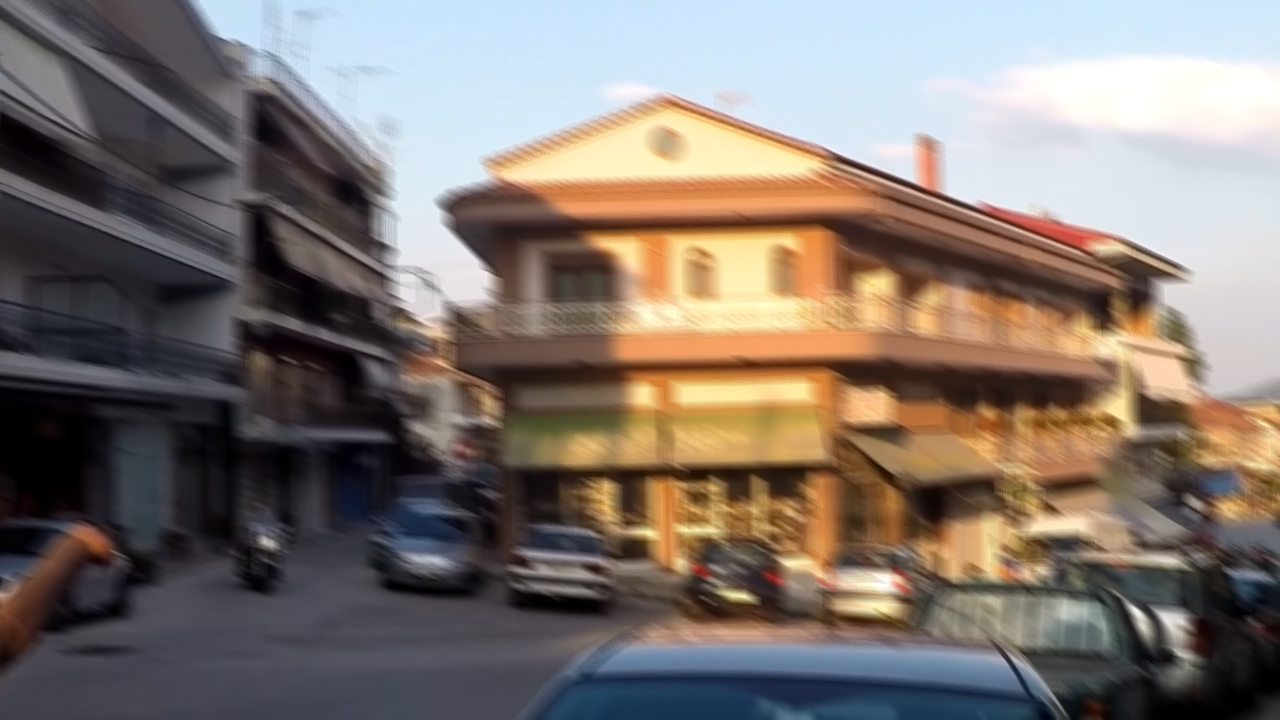
#> input picture pic/GOPR0372_07_00_000047.png, 1280 x 720 px
$ python vis.py
#> lines starting #> are read from the running program, lines starting #| are printed output that depends on the picture
import cv2
import numpy as np
import matplotlib.pyplot as plt

img_path = "pic/GOPR0372_07_00_000047.png"

# 读灰度图
img = cv2.imread(img_path, cv2.IMREAD_GRAYSCALE)
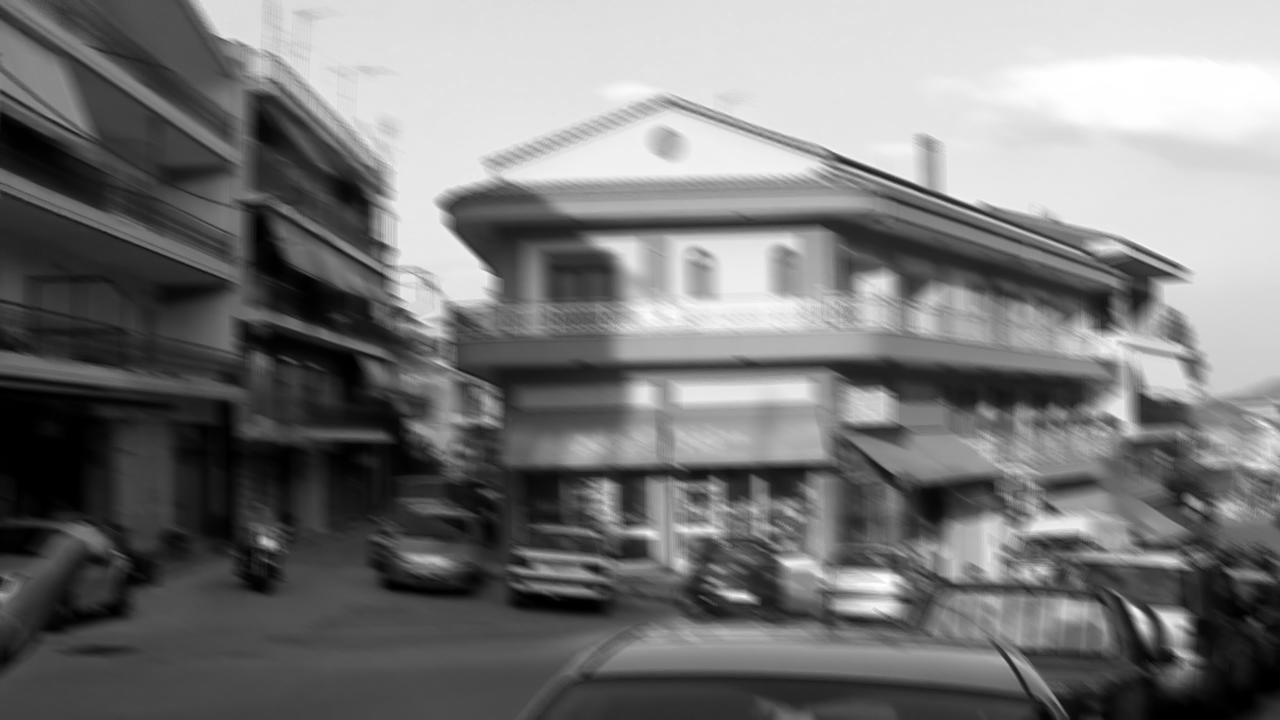
#> img: shape (720, 1280); min 0, max 255, mean 119.6
if img is None:
    raise ValueError(f"Cannot read image: {img_path}")

# 随机切分四个256x256的patch
import random
h, w = img.shape
#> h = 720; w = 1280
crop_size = 256
num_patches = 4
if h < crop_size or w < crop_size:
    raise ValueError(f"Image size too small for random crops: {img.shape}")

random.seed(12)  # 固定随机种子，保证可复现
blocks = []
coords = []
for _ in range(num_patches):
    top = random.randint(0, h - crop_size)
    left = random.randint(0, w - crop_size)
    blocks.append(img[top:top+crop_size, left:left+crop_size])
    coords.append((top, left))
#> after the loop, blocks = 4 items; coords = [(242, 550), (336, 716), (73, 781), (5, 767)]

magnitudes = []
phases = []
for blk in blocks:
    F = np.fft.fft2(blk)
    F_shift = np.fft.fftshift(F)
    magnitude = np.abs(F_shift)
    magnitude_log = np.log1p(magnitude)
    phase = np.angle(F_shift)
    phase_vis = (phase + np.pi) / (2 * np.pi)
    magnitudes.append(magnitude_log)
    phases.append(phase_vis)
#> this loop made 4 passes
#> pass 1, `magnitude_log = np.log1p(magnitude)`:
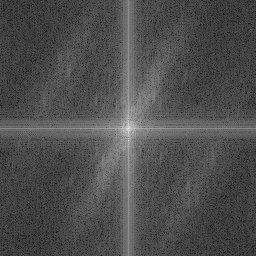
#> magnitude_log: shape (256, 256) float64; min 1.16, max 16.07, mean 5.77; drawn with min black and max white
#> pass 1, `phase = np.angle(F_shift)`:
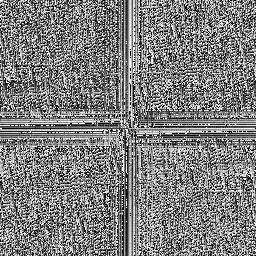
#> phase: shape (256, 256) float64; min -3.14, max 3.14, mean 9.59e-05; drawn with min black and max white
#> after the loop, magnitudes = 4 items; phases = 4 items

# 对每个256x256 patch下采样为64x64并做FFT
blocks_64 = [cv2.resize(blk, (32, 32), interpolation=cv2.INTER_AREA) for blk in blocks]
#> blocks_64 = 4 items
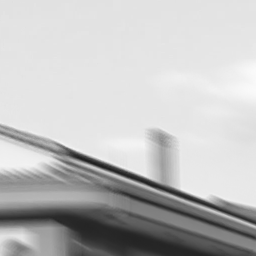
#> blk: shape (256, 256); min 30, max 250, mean 191.1
magnitudes_64 = []
phases_64 = []
for blk in blocks_64:
    F = np.fft.fft2(blk)
    F_shift = np.fft.fftshift(F)
    magnitude = np.abs(F_shift)
    magnitude_log = np.log1p(magnitude)
    phase = np.angle(F_shift)
    phase_vis = (phase + np.pi) / (2 * np.pi)
    magnitudes_64.append(magnitude_log)
    phases_64.append(phase_vis)
#> this loop made 4 passes
#> pass 1, `magnitude_log = np.log1p(magnitude)`:
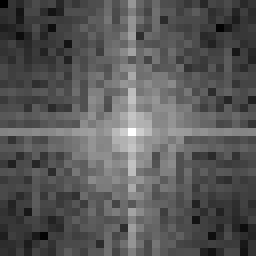
#> magnitude_log: shape (32, 32) float64 (shown 8 times larger); min 2.08, max 11.91, mean 5.47; drawn with min black and max white
#> pass 1, `phase = np.angle(F_shift)`:
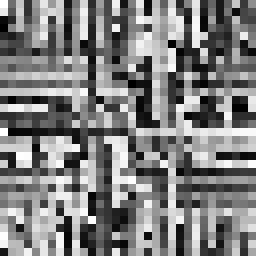
#> phase: shape (32, 32) float64 (shown 8 times larger); min -3.13, max 3.14, mean 0.00614; drawn with min black and max white
#> after the loop, magnitudes_64 = 4 items; phases_64 = 4 items

# 可视化：5行4列（原patch、原频谱、原相位、64x64频谱、64x64相位）
plt.figure(figsize=(16, 14))
for i in range(num_patches):
    top, left = coords[i]
    plt.subplot(5, num_patches, i+1)
    plt.imshow(blocks[i], cmap="gray")
    plt.title(f"patch{i+1} ({top},{left})")
    plt.axis("off")
    plt.subplot(5, num_patches, i+1+num_patches)
    plt.imshow(magnitudes[i], cmap="viridis")
    plt.title(f"patch{i+1} 频谱")
    plt.axis("off")
    plt.subplot(5, num_patches, i+1+2*num_patches)
    plt.imshow(phases[i], cmap="viridis")
    plt.title(f"patch{i+1} 相位")
    plt.axis("off")
    plt.subplot(5, num_patches, i+1+3*num_patches)
    plt.imshow(magnitudes_64[i], cmap="viridis")
    plt.title(f"patch{i+1} 64x64频谱")
    plt.axis("off")
    plt.subplot(5, num_patches, i+1+4*num_patches)
    plt.imshow(phases_64[i], cmap="viridis")
    plt.title(f"patch{i+1} 64x64相位")
    plt.axis("off")
#> this loop made 4 passes

plt.tight_layout()
plt.savefig("pic_phase_spectrum_blur_1.png", dpi=200)
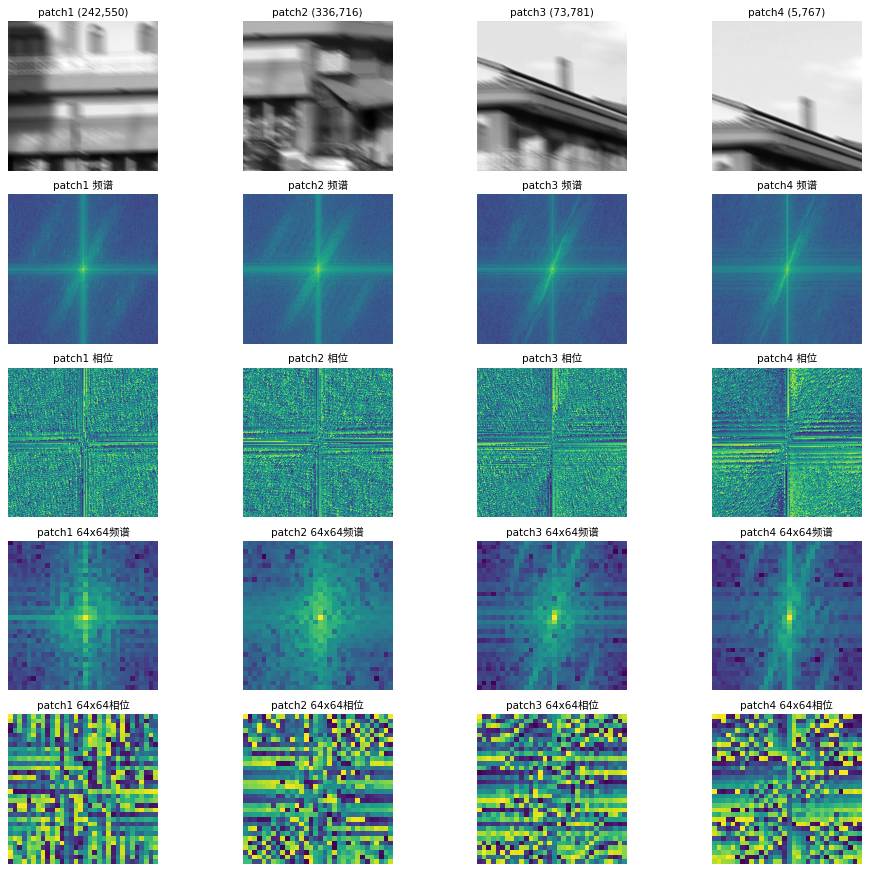
#> figure drawn by matplotlib, 20 panels
plt.show()

$ run again, with pic/GOPR0384_11_00_000001.png copied over pic/GOPR0372_07_00_000047.png
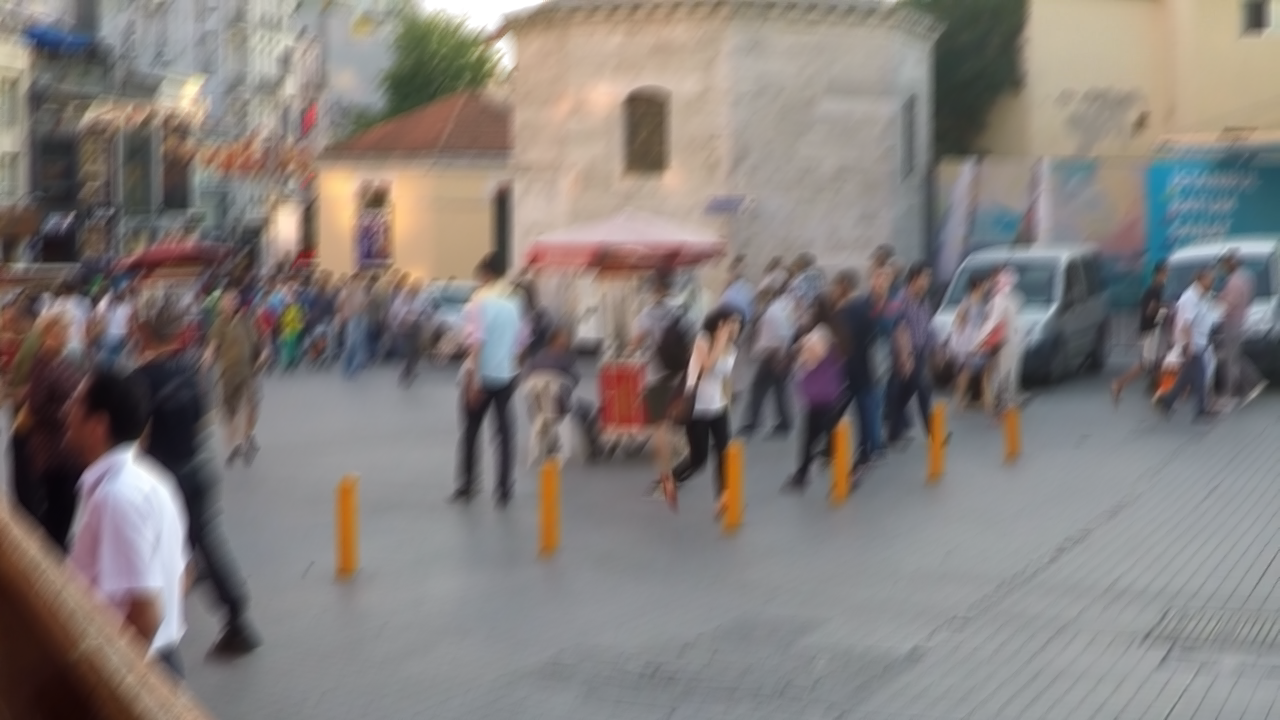
#> input picture pic/GOPR0384_11_00_000001.png, 1280 x 720 px
#> after the loop `for _ in range(num_patches):`: blocks = 4 items; coords = [(242, 550), (336, 716), (73, 781), (5, 767)]
#> the loop `for blk in blocks:` made 4 passes
#> pass 1, `phase = np.angle(F_shift)`:
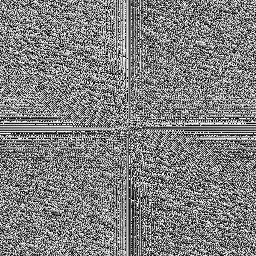
#> phase: shape (256, 256) float64; min -3.14, max 3.14, mean 4.79e-05; drawn with min black and max white
#> after the loop `for blk in blocks:`: magnitudes = 4 items
#> the loop `for blk in blocks_64:` made 4 passes
#> pass 1, `phase = np.angle(F_shift)`:
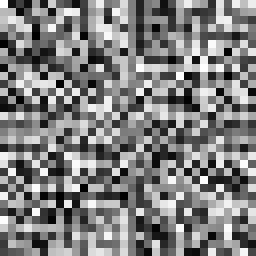
#> phase: shape (32, 32) float64 (shown 8 times larger); min -3.13, max 3.14, mean 0.00307; drawn with min black and max white
#> the loop `for i in range(num_patches):` made 4 passes

$ run again, with pic/patch_sector_prior_200_200.png copied over pic/GOPR0372_07_00_000047.png
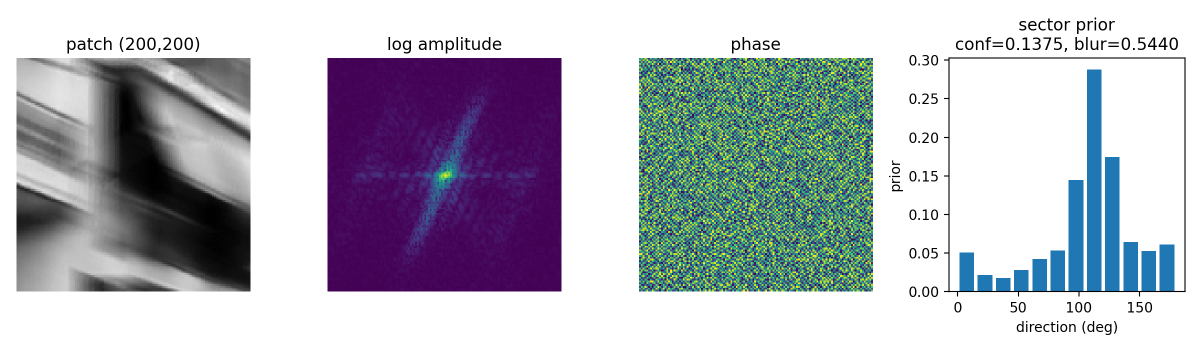
#> input picture pic/patch_sector_prior_200_200.png, 2400 x 700 px (shown at 1/2 size)
#> after the loop `for _ in range(num_patches):`: blocks = 4 items; coords = [(242, 1101), (336, 1432), (73, 1563), (5, 1534)]
#> the loop `for blk in blocks:` made 4 passes
#> pass 1, `phase = np.angle(F_shift)`:
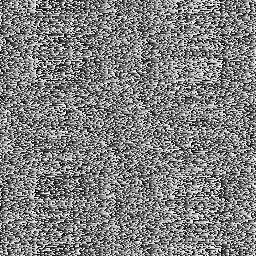
#> phase: shape (256, 256) float64; min -3.14, max 3.14, mean 4.79e-05; drawn with min black and max white
#> after the loop `for blk in blocks:`: magnitudes = 4 items
#> the loop `for blk in blocks_64:` made 4 passes
#> pass 1, `phase = np.angle(F_shift)`:
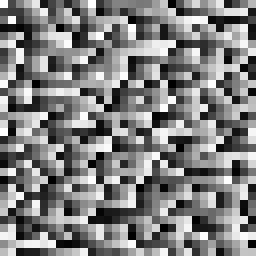
#> phase: shape (32, 32) float64 (shown 8 times larger); min -3.14, max 3.14, mean 0.00614; drawn with min black and max white
#> the loop `for i in range(num_patches):` made 4 passes
